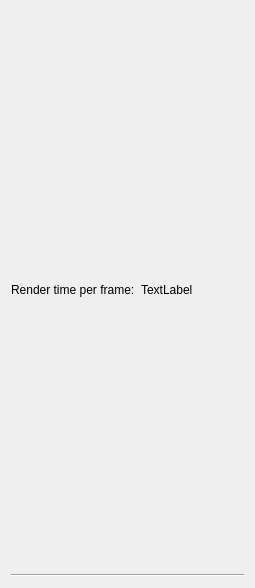
<?xml version="1.0" encoding="UTF-8"?>
<ui version="4.0">
 <class>MSystemControl</class>
 <widget class="QWidget" name="MSystemControl">
  <property name="geometry">
   <rect>
    <x>0</x>
    <y>0</y>
    <width>255</width>
    <height>588</height>
   </rect>
  </property>
  <property name="windowTitle">
   <string>Form</string>
  </property>
  <layout class="QVBoxLayout" name="verticalLayout_2">
   <item>
    <layout class="QHBoxLayout" name="horizontalLayout">
     <item>
      <widget class="QLabel" name="label">
       <property name="text">
        <string>Render time per frame:</string>
       </property>
      </widget>
     </item>
     <item>
      <widget class="QLabel" name="renderTimeLabel">
       <property name="font">
        <font>
         <weight>50</weight>
         <italic>false</italic>
         <bold>false</bold>
        </font>
       </property>
       <property name="text">
        <string>TextLabel</string>
       </property>
      </widget>
     </item>
    </layout>
   </item>
   <item>
    <widget class="Line" name="line_2">
     <property name="orientation">
      <enum>Qt::Horizontal</enum>
     </property>
    </widget>
   </item>
   <item>
    <layout class="QVBoxLayout" name="sceneViewPropertiesLayout"/>
   </item>
  </layout>
 </widget>
 <resources/>
 <connections/>
</ui>
